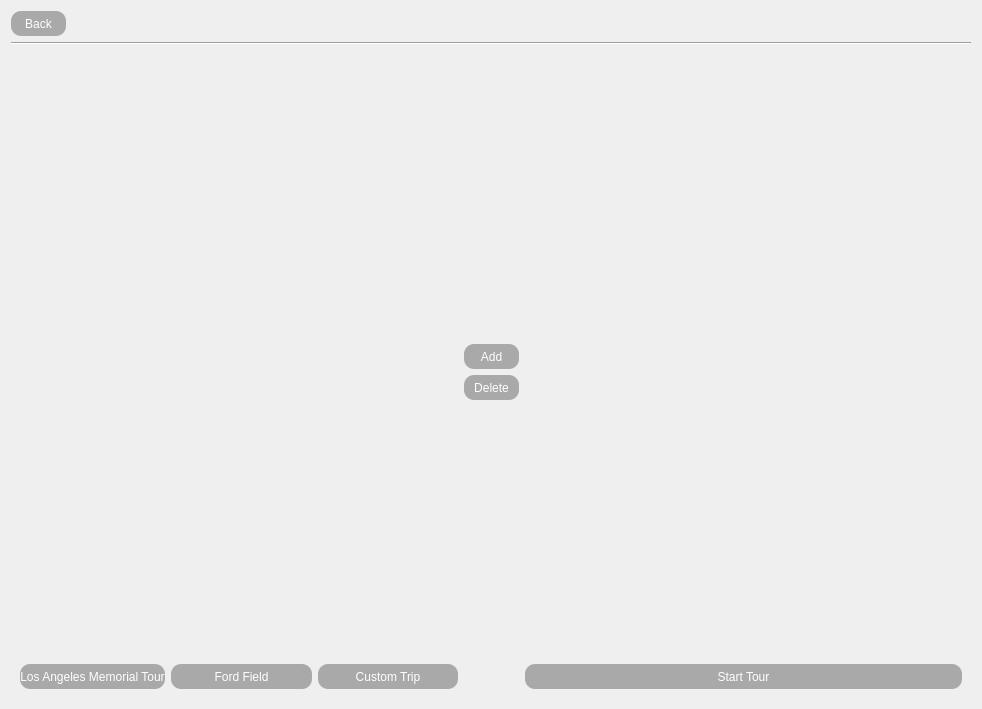
<?xml version="1.0" encoding="UTF-8"?>
<ui version="4.0">
 <class>Tour</class>
 <widget class="QDialog" name="Tour">
  <property name="geometry">
   <rect>
    <x>0</x>
    <y>0</y>
    <width>982</width>
    <height>709</height>
   </rect>
  </property>
  <property name="windowTitle">
   <string>Dialog</string>
  </property>
  <property name="styleSheet">
   <string notr="true">QTableWidget {
	background: transparent;
	border: none;
	font: helvetica;
	font-weight: bold;
}

QPushButton {
	background: darkgray;
	color: white;
	border-radius: 10px;
	height: 25px;
}

QPushButton:hover {
	color: black;
	background: lightblue;
}</string>
  </property>
  <layout class="QGridLayout" name="gridLayout">
   <item row="1" column="0" colspan="2">
    <widget class="Line" name="line">
     <property name="orientation">
      <enum>Qt::Horizontal</enum>
     </property>
    </widget>
   </item>
   <item row="0" column="1">
    <spacer name="horizontalSpacer">
     <property name="orientation">
      <enum>Qt::Horizontal</enum>
     </property>
     <property name="sizeHint" stdset="0">
      <size>
       <width>40</width>
       <height>20</height>
      </size>
     </property>
    </spacer>
   </item>
   <item row="0" column="0">
    <widget class="QPushButton" name="pushButton_back">
     <property name="styleSheet">
      <string notr="true">QPushButton {
	width: 55px;
}</string>
     </property>
     <property name="text">
      <string>Back</string>
     </property>
    </widget>
   </item>
   <item row="2" column="0" colspan="2">
    <widget class="QStackedWidget" name="stackedWidget">
     <property name="currentIndex">
      <number>0</number>
     </property>
     <widget class="QWidget" name="page">
      <layout class="QGridLayout" name="gridLayout_2">
       <item row="2" column="0">
        <layout class="QVBoxLayout" name="verticalLayout_8">
         <item>
          <layout class="QHBoxLayout" name="horizontalLayout_2">
           <item>
            <widget class="QPushButton" name="button_laTrip">
             <property name="text">
              <string>Los Angeles Memorial Tour</string>
             </property>
            </widget>
           </item>
           <item>
            <widget class="QPushButton" name="button_fordTrip">
             <property name="text">
              <string>Ford Field</string>
             </property>
            </widget>
           </item>
           <item>
            <widget class="QPushButton" name="button_customTrip">
             <property name="text">
              <string>Custom Trip</string>
             </property>
            </widget>
           </item>
          </layout>
         </item>
        </layout>
       </item>
       <item row="2" column="3">
        <layout class="QHBoxLayout" name="horizontalLayout_8">
         <item>
          <widget class="QPushButton" name="button_startTour">
           <property name="text">
            <string>Start Tour</string>
           </property>
          </widget>
         </item>
        </layout>
       </item>
       <item row="0" column="3">
        <layout class="QVBoxLayout" name="verticalLayout_2">
         <item>
          <widget class="QTableWidget" name="table_selectedTeams"/>
         </item>
        </layout>
       </item>
       <item row="0" column="0">
        <layout class="QVBoxLayout" name="verticalLayout">
         <item>
          <widget class="QTableWidget" name="table_allTeams"/>
         </item>
        </layout>
       </item>
       <item row="0" column="2">
        <layout class="QHBoxLayout" name="horizontalLayout">
         <item>
          <layout class="QVBoxLayout" name="verticalLayout_4">
           <item>
            <spacer name="verticalSpacer_2">
             <property name="orientation">
              <enum>Qt::Vertical</enum>
             </property>
             <property name="sizeHint" stdset="0">
              <size>
               <width>20</width>
               <height>40</height>
              </size>
             </property>
            </spacer>
           </item>
           <item>
            <widget class="QPushButton" name="pushButton_add">
             <property name="styleSheet">
              <string notr="true">QPushButton {
	width: 55px;
}</string>
             </property>
             <property name="text">
              <string>Add</string>
             </property>
            </widget>
           </item>
           <item>
            <layout class="QVBoxLayout" name="verticalLayout_5">
             <item>
              <widget class="QPushButton" name="pushButton_delete">
               <property name="text">
                <string>Delete</string>
               </property>
              </widget>
             </item>
             <item>
              <spacer name="verticalSpacer_3">
               <property name="orientation">
                <enum>Qt::Vertical</enum>
               </property>
               <property name="sizeHint" stdset="0">
                <size>
                 <width>20</width>
                 <height>40</height>
                </size>
               </property>
              </spacer>
             </item>
             <item>
              <spacer name="verticalSpacer_4">
               <property name="orientation">
                <enum>Qt::Vertical</enum>
               </property>
               <property name="sizeHint" stdset="0">
                <size>
                 <width>20</width>
                 <height>40</height>
                </size>
               </property>
              </spacer>
             </item>
             <item>
              <spacer name="verticalSpacer_5">
               <property name="orientation">
                <enum>Qt::Vertical</enum>
               </property>
               <property name="sizeHint" stdset="0">
                <size>
                 <width>20</width>
                 <height>40</height>
                </size>
               </property>
              </spacer>
             </item>
            </layout>
           </item>
          </layout>
         </item>
        </layout>
       </item>
       <item row="0" column="1">
        <layout class="QVBoxLayout" name="verticalLayout_7"/>
       </item>
      </layout>
     </widget>
     <widget class="QWidget" name="page_3">
      <widget class="QLabel" name="label">
       <property name="geometry">
        <rect>
         <x>10</x>
         <y>10</y>
         <width>131</width>
         <height>41</height>
        </rect>
       </property>
       <property name="text">
        <string>Los Anegels Tour</string>
       </property>
      </widget>
      <widget class="QPushButton" name="pushButton">
       <property name="geometry">
        <rect>
         <x>10</x>
         <y>550</y>
         <width>111</width>
         <height>31</height>
        </rect>
       </property>
       <property name="text">
        <string>Back to Main Page</string>
       </property>
      </widget>
      <widget class="QComboBox" name="comboBox_stadiums">
       <property name="geometry">
        <rect>
         <x>10</x>
         <y>110</y>
         <width>211</width>
         <height>22</height>
        </rect>
       </property>
      </widget>
      <widget class="QPushButton" name="button_laStartTour">
       <property name="geometry">
        <rect>
         <x>240</x>
         <y>110</y>
         <width>75</width>
         <height>23</height>
        </rect>
       </property>
       <property name="text">
        <string>Start Tour</string>
       </property>
      </widget>
     </widget>
     <widget class="QWidget" name="page_2"/>
    </widget>
   </item>
  </layout>
 </widget>
 <resources/>
 <connections/>
</ui>
